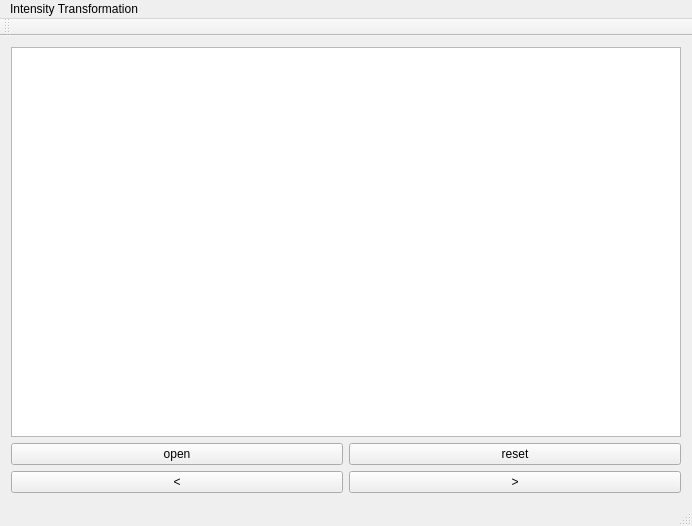
<?xml version="1.0" encoding="UTF-8"?>
<ui version="4.0">
 <class>MainWindow</class>
 <widget class="QMainWindow" name="MainWindow">
  <property name="geometry">
   <rect>
    <x>0</x>
    <y>0</y>
    <width>692</width>
    <height>526</height>
   </rect>
  </property>
  <property name="windowTitle">
   <string>MainWindow</string>
  </property>
  <widget class="QWidget" name="centralWidget">
   <layout class="QVBoxLayout" name="verticalLayout_2">
    <item>
     <widget class="QGraphicsView" name="graphicsView"/>
    </item>
    <item>
     <layout class="QHBoxLayout" name="horizontalLayout_2">
      <property name="bottomMargin">
       <number>0</number>
      </property>
      <item>
       <widget class="QPushButton" name="btnopen">
        <property name="text">
         <string>open</string>
        </property>
       </widget>
      </item>
      <item>
       <widget class="QPushButton" name="btnreset">
        <property name="text">
         <string>reset</string>
        </property>
       </widget>
      </item>
     </layout>
    </item>
    <item>
     <layout class="QHBoxLayout" name="horizontalLayout">
      <item>
       <widget class="QPushButton" name="btnback">
        <property name="text">
         <string>&lt;</string>
        </property>
       </widget>
      </item>
      <item>
       <widget class="QPushButton" name="btnnext">
        <property name="text">
         <string>&gt;</string>
        </property>
       </widget>
      </item>
     </layout>
    </item>
   </layout>
  </widget>
  <widget class="QMenuBar" name="menuBar">
   <property name="geometry">
    <rect>
     <x>0</x>
     <y>0</y>
     <width>692</width>
     <height>26</height>
    </rect>
   </property>
   <widget class="QMenu" name="menuggg">
    <property name="title">
     <string>Intensity Transformation</string>
    </property>
    <addaction name="actionrgb2gray"/>
    <addaction name="actionlog"/>
    <addaction name="actioninverse"/>
    <addaction name="actioncontrast"/>
    <addaction name="actionhistogram"/>
    <addaction name="actionhistogramC"/>
    <addaction name="actionhistogramHSI"/>
   </widget>
   <addaction name="menuggg"/>
  </widget>
  <widget class="QToolBar" name="mainToolBar">
   <attribute name="toolBarArea">
    <enum>TopToolBarArea</enum>
   </attribute>
   <attribute name="toolBarBreak">
    <bool>false</bool>
   </attribute>
  </widget>
  <widget class="QStatusBar" name="statusBar"/>
  <action name="actionrgb2gray">
   <property name="text">
    <string>rgb2gray</string>
   </property>
  </action>
  <action name="actionlog">
   <property name="text">
    <string>log</string>
   </property>
  </action>
  <action name="actioninverse">
   <property name="text">
    <string>inverse</string>
   </property>
  </action>
  <action name="actioncontrast">
   <property name="text">
    <string>contrast</string>
   </property>
  </action>
  <action name="actionhistogram">
   <property name="text">
    <string>histogram</string>
   </property>
  </action>
  <action name="actionhistogramC">
   <property name="text">
    <string>histogramC</string>
   </property>
  </action>
  <action name="actionhistogramHSI">
   <property name="text">
    <string>histogramHSI</string>
   </property>
  </action>
 </widget>
 <layoutdefault spacing="6" margin="11"/>
 <resources/>
 <connections/>
</ui>
